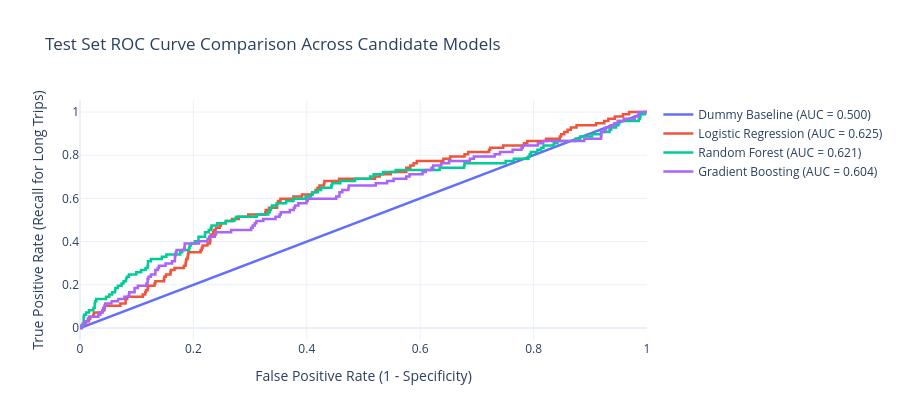

Here is the notebook cell this chart was saved with:
### Markdown cell above
## §5. Model Training, Stratified Cross-Validation & Baseline Comparison

We benchmark four candidate classifiers using **5-Fold Stratified Cross-Validation** on the training set and evaluate generalization on the held-out **20% Test Set**:

1. **Dummy Baseline (`Most Frequent`):** Predicts the majority class (`0`), establishing the naive accuracy floor (`93.47%`) and zero-skill ROC-AUC (`0.500`).
2. **Logistic Regression (`Balanced`):** Standardized linear baseline with `class_weight="balanced"`.
3. **Random Forest (`Balanced`):** Regularized bagging ensemble (`max_depth=8`, `min_samples_leaf=15`, `class_weight="balanced"`) to capture non-linear station-by-hour interactions without overfitting.
4. **Histogram Gradient Boosting (`Balanced Sample Weights`):** Gradient-boosted decision trees trained with inverse-frequency sample weights.

### Code cell
from sklearn.dummy import DummyClassifier
from sklearn.preprocessing import StandardScaler
from sklearn.pipeline import make_pipeline
from sklearn.linear_model import LogisticRegression
from sklearn.ensemble import RandomForestClassifier, HistGradientBoostingClassifier
from sklearn.model_selection import StratifiedKFold, cross_validate
from sklearn.utils.class_weight import compute_sample_weight
from sklearn.metrics import (
    roc_auc_score,
    average_precision_score,
    f1_score,
    precision_score,
    recall_score,
    accuracy_score,
    roc_curve,
    precision_recall_curve,
)

models = {
    "Dummy Baseline": DummyClassifier(strategy="most_frequent"),
    "Logistic Regression": make_pipeline(
        StandardScaler(),
        LogisticRegression(class_weight="balanced", max_iter=1000, random_state=RANDOM_STATE),
    ),
    "Random Forest": RandomForestClassifier(
        n_estimators=250,
        max_depth=7,
        min_samples_leaf=15,
        class_weight="balanced",
        random_state=RANDOM_STATE,
        n_jobs=-1,
    ),
    "Gradient Boosting": HistGradientBoostingClassifier(
        max_iter=150,
        max_depth=4,
        min_samples_leaf=25,
        learning_rate=0.05,
        random_state=RANDOM_STATE,
    ),
}

cv = StratifiedKFold(n_splits=5, shuffle=True, random_state=RANDOM_STATE)
results = []
roc_traces = []
pr_traces = []

train_sample_weights = compute_sample_weight(class_weight="balanced", y=y_train)

for name, model in models.items():
    # 5-Fold Stratified CV on training set
    fit_params = {"sample_weight": train_sample_weights} if name == "Gradient Boosting" else {}
    cv_scores = cross_validate(
        model,
        X_train,
        y_train,
        cv=cv,
        scoring=["roc_auc", "average_precision", "f1"],
        params=fit_params if fit_params else None,
        n_jobs=-1,
    )

    # Fit on full training set & evaluate on held-out test set
    if name == "Gradient Boosting":
        model.fit(X_train, y_train, sample_weight=train_sample_weights)
    else:
        model.fit(X_train, y_train)

    y_prob = model.predict_proba(X_test)[:, 1]
    y_pred = model.predict(X_test)

    results.append({
        "Model": name,
        "CV ROC-AUC": cv_scores["test_roc_auc"].mean(),
        "Test ROC-AUC": roc_auc_score(y_test, y_prob),
        "Test PR-AUC": average_precision_score(y_test, y_prob),
        "Test F1 (Class 1)": f1_score(y_test, y_pred, zero_division=0),
        "Test Recall (Class 1)": recall_score(y_test, y_pred, zero_division=0),
        "Test Precision (Class 1)": precision_score(y_test, y_pred, zero_division=0),
        "Test Accuracy": accuracy_score(y_test, y_pred),
    })

    fpr, tpr, _ = roc_curve(y_test, y_prob)
    roc_traces.append((name, fpr, tpr, roc_auc_score(y_test, y_prob)))

    prec, rec, _ = precision_recall_curve(y_test, y_prob)
    pr_traces.append((name, rec, prec, average_precision_score(y_test, y_prob)))

results_df = pd.DataFrame(results).sort_values("Test ROC-AUC", ascending=False)
display(results_df.style.format({
    "CV ROC-AUC": "{:.3f}",
    "Test ROC-AUC": "{:.3f}",
    "Test PR-AUC": "{:.3f}",
    "Test F1 (Class 1)": "{:.3f}",
    "Test Recall (Class 1)": "{:.3f}",
    "Test Precision (Class 1)": "{:.3f}",
    "Test Accuracy": "{:.3f}",
}))

# Interactive ROC Curve Comparison
fig_roc = go.Figure()
for name, fpr, tpr, auc_val in roc_traces:
    fig_roc.add_trace(
        go.Scatter(x=fpr, y=tpr, mode="lines", name=f"{name} (AUC = {auc_val:.3f})", line=dict(width=2.5))
    )
fig_roc.update_layout(
    title="Test Set ROC Curve Comparison Across Candidate Models",
    xaxis_title="False Positive Rate (1 - Specificity)",
    yaxis_title="True Positive Rate (Recall for Long Trips)",
    template="plotly_white",
    height=420,
)
fig_roc.show()

### Figure 1 — Plotly figure (JSON) as saved in the notebook; plotly's stock layout.template omitted (floating-point values rounded to 4 significant figures; data arrays with more than 128 entries replaced by an {"elided": "..."} marker saying what was removed)
{"data": [{"line": {"width": 2.5}, "mode": "lines", "name": "Dummy Baseline (AUC = 0.500)", "type": "scatter", "x": [0.0, 1.0], "y": [0.0, 1.0]}, {"line": {"width": 2.5}, "mode": "lines", "name": "Logistic Regression (AUC = 0.625)", "type": "scatter", "x": {"elided": "193 float values"}, "y": {"elided": "193 float values"}}, {"line": {"width": 2.5}, "mode": "lines", "name": "Random Forest (AUC = 0.621)", "type": "scatter", "x": {"elided": "191 float values"}, "y": {"elided": "191 float values"}}, {"line": {"width": 2.5}, "mode": "lines", "name": "Gradient Boosting (AUC = 0.604)", "type": "scatter", "x": {"elided": "200 float values"}, "y": {"elided": "200 float values"}}], "layout": {"height": 420, "title": {"text": "Test Set ROC Curve Comparison Across Candidate Models"}, "xaxis": {"title": {"text": "False Positive Rate (1 - Specificity)"}}, "yaxis": {"title": {"text": "True Positive Rate (Recall for Long Trips)"}}}}
